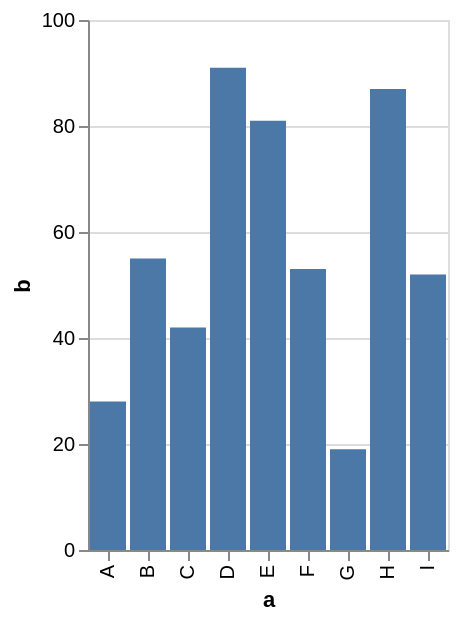

Write a Vega-Lite specification for this figure.
### Vega-Lite specification from a JSON file in a GitHub repository (floating-point values rounded to 4 significant figures)
{"$schema": "https://vega.github.io/schema/vega-lite/v5.json", "description": "A simple bar chart with embedded data.", "autosize": "fit", "data": {"values": [{"a": "A", "b": 28}, {"a": "B", "b": 55}, {"a": "C", "b": 42}, {"a": "D", "b": 91}, {"a": "E", "b": 81}, {"a": "F", "b": 53}, {"a": "G", "b": 19}, {"a": "H", "b": 87}, {"a": "I", "b": 52}]}, "mark": "bar", "encoding": {"x": {"field": "a", "type": "ordinal"}, "y": {"field": "b", "type": "quantitative"}}}
